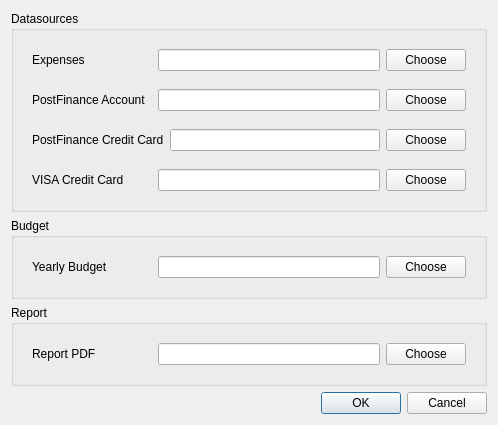
<?xml version="1.0" encoding="UTF-8"?>
<ui version="4.0">
 <class>Dialog</class>
 <widget class="QDialog" name="Dialog">
  <property name="geometry">
   <rect>
    <x>0</x>
    <y>0</y>
    <width>498</width>
    <height>410</height>
   </rect>
  </property>
  <property name="sizePolicy">
   <sizepolicy hsizetype="Preferred" vsizetype="Preferred">
    <horstretch>0</horstretch>
    <verstretch>0</verstretch>
   </sizepolicy>
  </property>
  <property name="windowTitle">
   <string>Dialog</string>
  </property>
  <layout class="QVBoxLayout" name="verticalLayout_2">
   <item>
    <widget class="QGroupBox" name="groupBox">
     <property name="title">
      <string>Datasources</string>
     </property>
     <layout class="QVBoxLayout" name="verticalLayout">
      <property name="spacing">
       <number>0</number>
      </property>
      <item>
       <widget class="QWidget" name="widget_2" native="true">
        <layout class="QHBoxLayout" name="horizontalLayout_2">
         <item>
          <widget class="QLabel" name="label_2">
           <property name="minimumSize">
            <size>
             <width>120</width>
             <height>0</height>
            </size>
           </property>
           <property name="text">
            <string>Expenses</string>
           </property>
          </widget>
         </item>
         <item>
          <widget class="QLineEdit" name="lineEdit_2"/>
         </item>
         <item>
          <widget class="QPushButton" name="pushButton_2">
           <property name="text">
            <string>Choose</string>
           </property>
          </widget>
         </item>
        </layout>
       </widget>
      </item>
      <item>
       <widget class="QWidget" name="widget_3" native="true">
        <property name="minimumSize">
         <size>
          <width>120</width>
          <height>0</height>
         </size>
        </property>
        <layout class="QHBoxLayout" name="horizontalLayout_3">
         <item>
          <widget class="QLabel" name="label_3">
           <property name="minimumSize">
            <size>
             <width>120</width>
             <height>0</height>
            </size>
           </property>
           <property name="text">
            <string>PostFinance Account</string>
           </property>
          </widget>
         </item>
         <item>
          <widget class="QLineEdit" name="lineEdit_3"/>
         </item>
         <item>
          <widget class="QPushButton" name="pushButton_3">
           <property name="text">
            <string>Choose</string>
           </property>
          </widget>
         </item>
        </layout>
       </widget>
      </item>
      <item>
       <widget class="QWidget" name="widget_4" native="true">
        <layout class="QHBoxLayout" name="horizontalLayout_4">
         <item>
          <widget class="QLabel" name="label_4">
           <property name="minimumSize">
            <size>
             <width>120</width>
             <height>0</height>
            </size>
           </property>
           <property name="text">
            <string>PostFinance Credit Card</string>
           </property>
          </widget>
         </item>
         <item>
          <widget class="QLineEdit" name="lineEdit_4"/>
         </item>
         <item>
          <widget class="QPushButton" name="pushButton_4">
           <property name="text">
            <string>Choose</string>
           </property>
          </widget>
         </item>
        </layout>
       </widget>
      </item>
      <item>
       <widget class="QWidget" name="widget_5" native="true">
        <layout class="QHBoxLayout" name="horizontalLayout_5">
         <item>
          <widget class="QLabel" name="label_5">
           <property name="minimumSize">
            <size>
             <width>120</width>
             <height>0</height>
            </size>
           </property>
           <property name="text">
            <string>VISA Credit Card</string>
           </property>
          </widget>
         </item>
         <item>
          <widget class="QLineEdit" name="lineEdit_5"/>
         </item>
         <item>
          <widget class="QPushButton" name="pushButton_5">
           <property name="text">
            <string>Choose</string>
           </property>
          </widget>
         </item>
        </layout>
       </widget>
      </item>
     </layout>
    </widget>
   </item>
   <item>
    <widget class="QGroupBox" name="groupBox_2">
     <property name="title">
      <string>Budget</string>
     </property>
     <layout class="QVBoxLayout" name="verticalLayout_4">
      <item>
       <widget class="QWidget" name="widget_7" native="true">
        <layout class="QHBoxLayout" name="horizontalLayout_7">
         <item>
          <widget class="QLabel" name="label_7">
           <property name="minimumSize">
            <size>
             <width>120</width>
             <height>0</height>
            </size>
           </property>
           <property name="text">
            <string>Yearly Budget</string>
           </property>
          </widget>
         </item>
         <item>
          <widget class="QLineEdit" name="lineEdit_7"/>
         </item>
         <item>
          <widget class="QPushButton" name="pushButton_7">
           <property name="text">
            <string>Choose</string>
           </property>
          </widget>
         </item>
        </layout>
       </widget>
      </item>
     </layout>
    </widget>
   </item>
   <item>
    <widget class="QGroupBox" name="groupBox_4">
     <property name="title">
      <string>Report</string>
     </property>
     <layout class="QVBoxLayout" name="verticalLayout_3">
      <item>
       <widget class="QWidget" name="widget_6" native="true">
        <layout class="QHBoxLayout" name="horizontalLayout_6">
         <item>
          <widget class="QLabel" name="label_6">
           <property name="minimumSize">
            <size>
             <width>120</width>
             <height>0</height>
            </size>
           </property>
           <property name="text">
            <string>Report PDF</string>
           </property>
          </widget>
         </item>
         <item>
          <widget class="QLineEdit" name="lineEdit_6"/>
         </item>
         <item>
          <widget class="QPushButton" name="pushButton_6">
           <property name="text">
            <string>Choose</string>
           </property>
          </widget>
         </item>
        </layout>
       </widget>
      </item>
     </layout>
    </widget>
   </item>
   <item>
    <spacer name="verticalSpacer">
     <property name="orientation">
      <enum>Qt::Vertical</enum>
     </property>
     <property name="sizeHint" stdset="0">
      <size>
       <width>20</width>
       <height>40</height>
      </size>
     </property>
    </spacer>
   </item>
   <item>
    <widget class="QDialogButtonBox" name="buttonBox">
     <property name="orientation">
      <enum>Qt::Horizontal</enum>
     </property>
     <property name="standardButtons">
      <set>QDialogButtonBox::Cancel|QDialogButtonBox::Ok</set>
     </property>
    </widget>
   </item>
  </layout>
 </widget>
 <resources/>
 <connections>
  <connection>
   <sender>buttonBox</sender>
   <signal>accepted()</signal>
   <receiver>Dialog</receiver>
   <slot>accept()</slot>
   <hints>
    <hint type="sourcelabel">
     <x>248</x>
     <y>254</y>
    </hint>
    <hint type="destinationlabel">
     <x>157</x>
     <y>274</y>
    </hint>
   </hints>
  </connection>
  <connection>
   <sender>buttonBox</sender>
   <signal>rejected()</signal>
   <receiver>Dialog</receiver>
   <slot>reject()</slot>
   <hints>
    <hint type="sourcelabel">
     <x>316</x>
     <y>260</y>
    </hint>
    <hint type="destinationlabel">
     <x>286</x>
     <y>274</y>
    </hint>
   </hints>
  </connection>
 </connections>
</ui>
